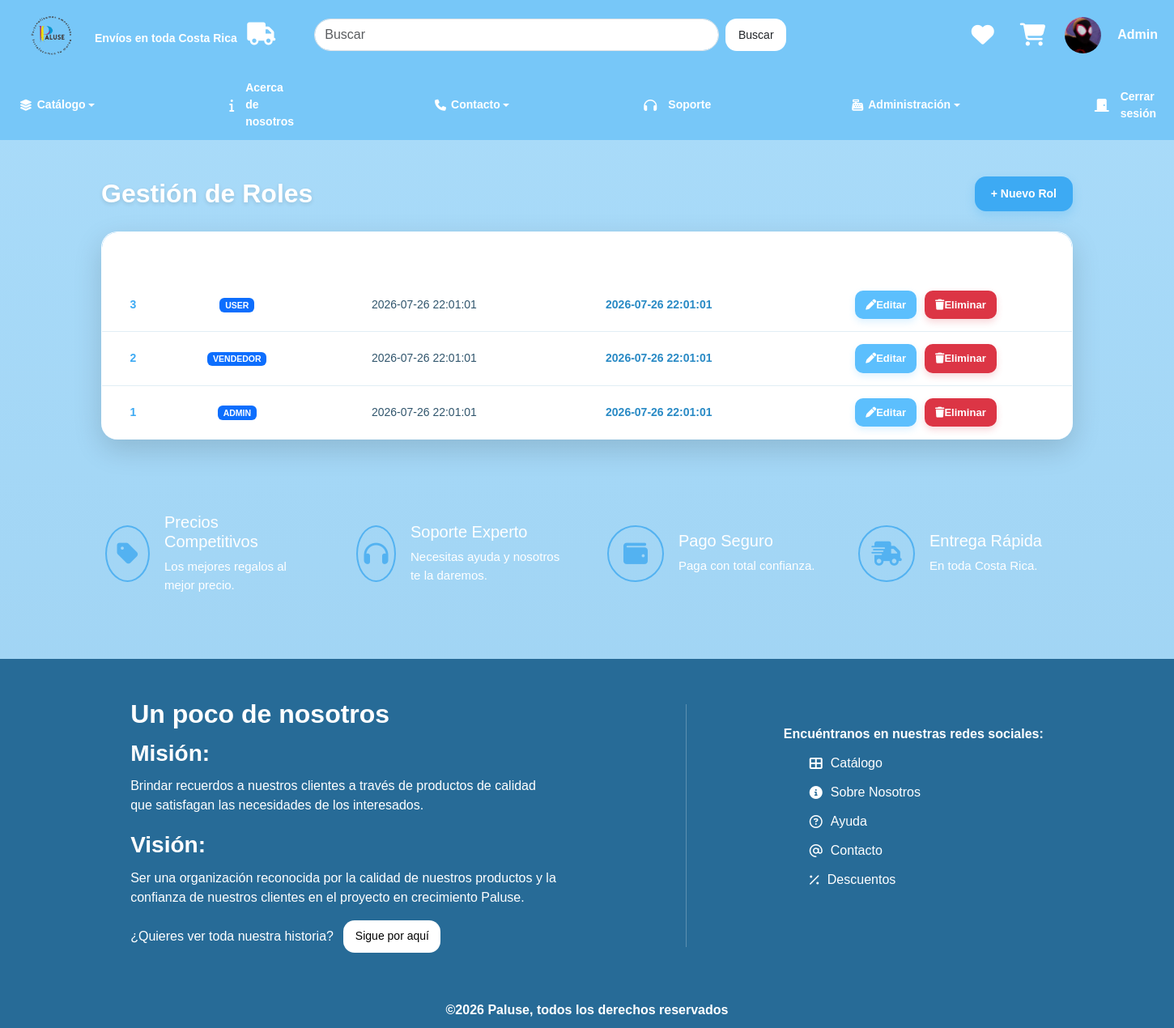
/rol/index (signed in), run on the app's committed database.
### tables this page shows
CREATE TABLE rol (
  id_rol INT NOT NULL AUTO_INCREMENT,
  rol VARCHAR(20) UNIQUE,
  fecha_creacion TIMESTAMP DEFAULT CURRENT_TIMESTAMP,
  fecha_modificacion TIMESTAMP DEFAULT CURRENT_TIMESTAMP ON UPDATE CURRENT_TIMESTAMP,
  PRIMARY KEY (id_rol)
);

### app/controllers/RolController.php (called while the page is built, shortened)
<?php
class RolController extends Controller {
    private $rolModel;
    public function __construct() {
        $this->rolModel = $this->model('Rol');
    }
    public function index() {
        $roles = $this->rolModel->getAll();
        $this->view('rol/index', [
            'roles' => $roles,
            'css' => ['usuarioStyles.css']
        ]);
    }
}

### app/core/App.php (called while the page is built, shortened)
<?php
class App {
    protected $method = 'index';
    public function __construct() {
        $url = $this->parseUrl();
        if (isset($url[0]) && file_exists('../app/controllers/' . ucfirst($url[0]) . 'Controller.php')) {
            unset($url[0]);
        }
        $this->controller = new $this->controller;
        if (isset($url[1]) && method_exists($this->controller, $url[1])) {
            $this->method = $url[1];
            unset($url[1]);
        }
        $this->params = $url ? array_values($url) : [];
        call_user_func_array([$this->controller, $this->method], $this->params);
    }
    public function parseUrl() {
        if (isset($_GET['url'])) {
            $url = rtrim($_GET['url'], '/');
            return explode('/', filter_var($url, FILTER_SANITIZE_URL));
        }
        return [];
    }
}

### public/index.php (called while the page is built, shortened)
<?php
require_once '../app/core/App.php';
$app = new App();

### app/models/Rol.php (called while the page is built, shortened)
<?php
require_once '../app/config/Database.php';
class Rol {
    private $db;
    public function __construct() {
        $this->db = Database::getInstance()->getConnection();
    }
    public function getAll() {
        $query = "SELECT * FROM rol ORDER BY id_rol DESC";
        $result = $this->db->query($query);
        $roles = [];
        if ($result && $result->num_rows > 0) {
            while ($row = $result->fetch_assoc()) {
                $roles[] = $row;
            }
        }
        return $roles;
    }
}

### app/config/Database.php (called while the page is built, shortened)
<?php
class Database {
    private static $instance = null;
    private $conn;
    private function __construct() {
        try {
            $this->conn = new mysqli(DB_HOST, DB_USER, DB_PASS, DB_NAME);
            $this->conn->set_charset("utf8");
        } catch (mysqli_sql_exception $e) {
            die("Error de conexión a la base de datos. Por favor, verifica que MySQL esté encendido y la base de datos '" . DB_NAME . "' exista. Detalle: " . $e->getMessage());
        }
    }
    public static function getInstance() {
        if (!self::$instance) {
            self::$instance = new Database();
        }
        return self::$instance;
    }
    public function getConnection() {
        return $this->conn;
    }
}

### app/views/rol/index.php (the view, shortened to what this page needs)
<?php require_once '../app/views/layouts/head.php'; ?>
<?php require_once '../app/views/layouts/headIndexUser.php'; ?>
<?php require_once '../app/views/layouts/header.php'; ?>
<div class="page-header">
    <h2>Gestión de Roles</h2>
    <a href="<?= BASE_URL ?>/rol/create" class="btn btn-primary">
        + Nuevo Rol
    </a>
</div>
<div class="glass-card mt-4">
    <table class="table">
        <thead>
            <tr>
                <th>ID</th>
                <th>Rol</th>
                <th>Fecha Creación</th>
                <th>Fecha Modificación</th>
                <th>Acciones</th>
            </tr>
        </thead>
        <tbody>
            <?php if(empty($data['roles'])): ?>
                <tr>
                    <td colspan="5" class="text-center">No hay roles registrados.</td>
                </tr>
            <?php else: ?>
                <?php foreach($data['roles'] as $rol): ?>
                    <tr>
                        <td><?= $rol['id_rol'] ?></td>
                        <td>
                            <span class="badge bg-primary">
                                <?= htmlspecialchars($rol['rol']) ?>
                            </span>
                        </td>
                        <td><?= $rol['fecha_creacion'] ?></td>
                        <td><?= $rol['fecha_modificacion'] ?></td>
                        <td class="actions">
                            <a href="<?= BASE_URL ?>/rol/edit/<?= $rol['id_rol'] ?>"
                               class="btn btn-sm btn-info">
                                <i class="fa-solid fa-pen"></i> Editar
                            </a>
                            <a href="<?= BASE_URL ?>/rol/delete/<?= $rol['id_rol'] ?>"
                               class="btn btn-sm btn-danger"
                               onclick="return confirm('¿Seguro que deseas eliminar este rol?');">
                                <i class="fa-solid fa-trash"></i> Eliminar
                            </a>
                        </td>
                    </tr>
                <?php endforeach; ?>
            <?php endif; ?>
        </tbody>
    </table>
</div>
<?php require_once '../app/views/layouts/footer.php'; ?>

### public/css/general.css (style rules this page uses)
* { margin:0; padding:0; box-sizing:border-box; }
body { background:linear-gradient(180deg,#aadcfa,#9dd1f1); font-family:Arial, Helvetica, sans-serif; }

### public/css/usuarioStyles.css (style rules this page uses)
.page-header { width: 90%; max-width: 1200px; margin: 45px auto 25px; display: flex; justify-content: space-between; align-items: center; gap: 20px; }
.page-header h2 { margin: 0; color: #ffffff; font-size: 32px; font-weight: bold; text-shadow: 0 2px 5px rgba(0, 0, 0, 0.12); }
.page-header .btn-primary { display: inline-flex; align-items: center; justify-content: center; background: #3daaf3; color: #ffffff; border: none; border-radius: 14px; padding: 11px 20px; font-size: 14px; font-weight: bold; text-decoration: none; box-shadow: 0 5px 12px rgba(61, 170, 243, 0.25); transition: background-color 0.3s, color 0.3s, transform 0.3s, box-shadow 0.3s; }
.glass-card { width: 90%; max-width: 1200px; margin: 0 auto 50px; background: rgba(255, 255, 255, 0.94); border-radius: 20px; overflow: hidden; box-shadow: 0 12px 35px rgba(0, 0, 0, 0.15); border: 1px solid rgba(255, 255, 255, 0.7); }
.glass-card .table { width: 100%; margin: 0; border-collapse: separate; border-spacing: 0; }
.glass-card .table thead { background: #3daaf3; color: #ffffff; }
.glass-card .table thead th { padding: 17px 14px; color: #ffffff; font-size: 15px; font-weight: bold; text-align: center; vertical-align: middle; border: none; white-space: nowrap; }
.glass-card .table tbody td { padding: 15px 14px; color: #31566d; font-size: 14px; text-align: center; vertical-align: middle; border-bottom: 1px solid #e1eef5; }
.glass-card .table tbody tr { background: #ffffff; transition: background-color 0.25s, transform 0.25s; }
.glass-card .table tbody tr:nth-child(even) { background: #f7fcff; }
.glass-card .table tbody tr:last-child td { border-bottom: none; }
.glass-card .table tbody td:first-child { color: #3daaf3; font-weight: bold; }
.glass-card .table tbody td:nth-child(4) { color: #298ac5; font-weight: bold; }
.glass-card .table tbody td:nth-child(5) { color: #52758a; }
.actions { display: flex; justify-content: center; align-items: center; gap: 10px; white-space: nowrap; }
.actions .btn { display: inline-flex; align-items: center; justify-content: center; min-width: 75px; padding: 8px 13px; border: none; border-radius: 10px; font-size: 13px; font-weight: bold; text-decoration: none; transition: background-color 0.3s, color 0.3s, transform 0.3s, box-shadow 0.3s; }
.actions .btn-info { background: #5cbffd; color: #ffffff; box-shadow: 0 4px 8px rgba(92, 191, 253, 0.2); }
.actions .btn-danger { background: #dc3545; color: #ffffff; box-shadow: 0 4px 8px rgba(220, 53, 69, 0.2); }

### data on the page
rol: id_rol "3", rol "USER", fecha_creacion "2026-07-26 22:01:01", fecha_modificacion "2026-07-26 22:01:01"
rol: id_rol "2", rol "VENDEDOR", fecha_creacion "2026-07-26 22:01:01", fecha_modificacion "2026-07-26 22:01:01"
rol: id_rol "1", rol "ADMIN", fecha_creacion "2026-07-26 22:01:01", fecha_modificacion "2026-07-26 22:01:01"

### other printed values
$_SESSION['nombre'] "Admin"
